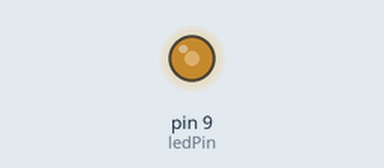
Recording of a sketch running on a simulated Arduino Uno, built with avr-gcc and run on an emulated ATmega328P. On the bench: output pins drawn as LEDs (lit = HIGH).

Above: at 0.1 s.
Timing chart, 0 to 1.6 s (numbered marks = the images above):
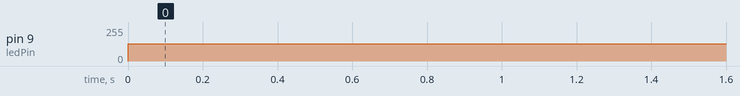

The sketch:

code-pwm1-analogWrite.ino
```cpp
// PWM – LED svítí stálým jasem pomocí analogWrite()
// (funguje jen na pinech s ~, např. 3, 5, 6, 9, 10, 11 na Arduino UNO)

const int ledPin = 9;   // vyber pin s ~

void setup() {
  pinMode(ledPin, OUTPUT);
}

void loop() {
  analogWrite(ledPin, 128);  // jas 0–255 (128 = přibližně poloviční)
}
```

Measured:
- by itself, pin 9 (ledPin): 0/255 → 128/255 at 0.00 s
